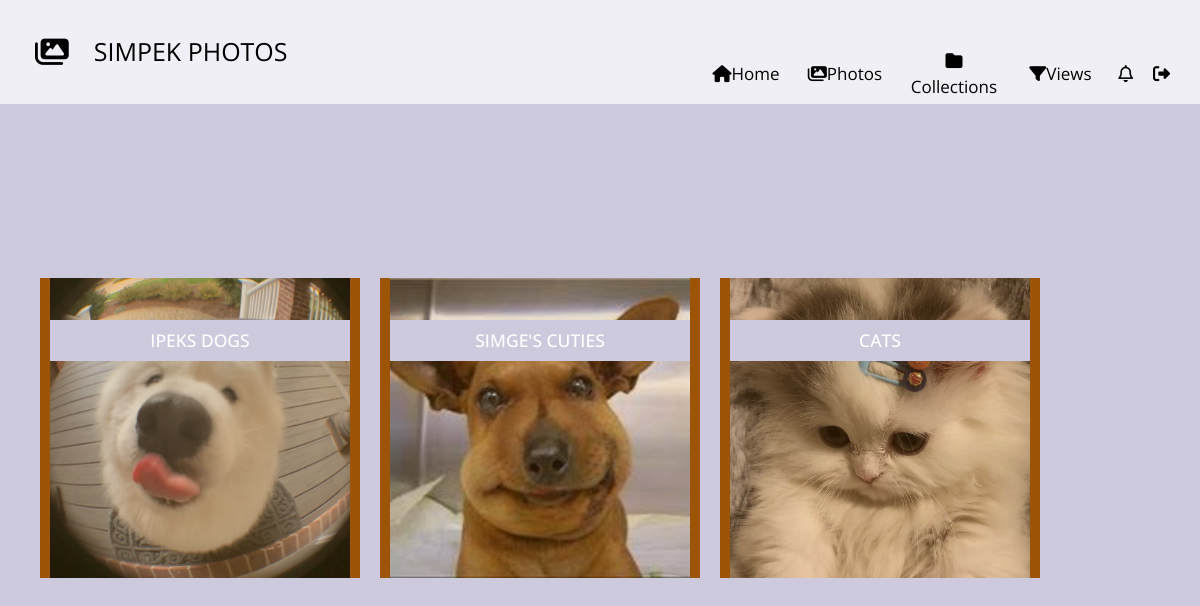
Before: /shared-photo-library/views (signed in) with the older database file.
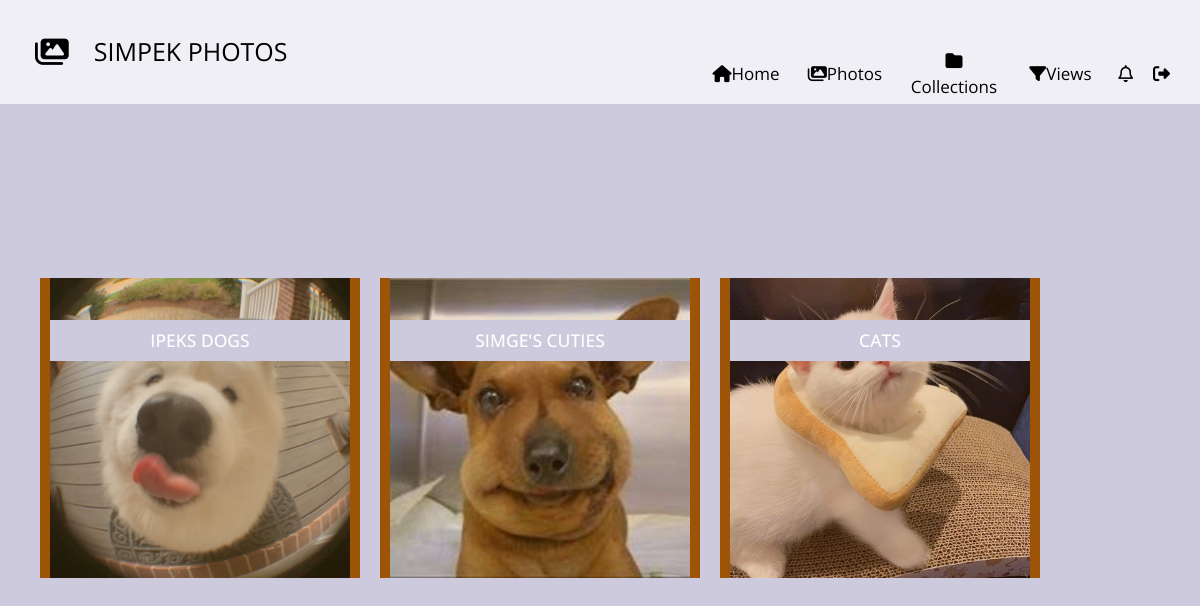
After: the same page with the newer database file.
### shared_photo_library/models.py (models this page shows, shortened)
class FilterView(models.Model):
    owner = models.ForeignKey(User, on_delete=models.CASCADE, related_name='view_owner')
    collection = models.ForeignKey(Collection, on_delete=models.CASCADE, related_name='attached_to')
    view_name = models.CharField(max_length=100)
    shared_users = models.ManyToManyField(User, related_name='shared_views')
    tags = models.CharField(max_length=100, null=True)
    conjunctive = models.BooleanField(default=False)
    login_required = models.BooleanField(default=True)
    location_rect = models.CharField(max_length=100, null=True)
    start_time = models.DateTimeField(null=True)
    end_time = models.DateTimeField(null=True)
    created_date = models.DateTimeField(default=timezone.now)
    photos = models.ManyToManyField(Photo, related_name='view_photos')
    cover = models.ImageField(default='empty_col.jpg')

### shared_photo_library/views.py (the view, shortened to what this page needs)
# urls.py: path('views', Filter.as_view(), name="views"),
class Filter(LoginRequiredMixin, View):
    def get(self, request):
        logged_in_user = request.user
        users_views = list(FilterView.objects.filter(owner=logged_in_user).annotate(photo_number=Count('photos')))
        shared_views = list(FilterView.objects.filter(shared_users=logged_in_user).annotate(photo_number=Count('photos')))
        views = users_views + shared_views
        return render(request, 'shared_photo_library/views.html',
                      {'user': logged_in_user, 'users_views': users_views, 'shared_views': shared_views,
                       'views': views})

### shared_photo_library/templates/shared_photo_library/views.html (shortened to what this page needs)
{% extends 'index.html' %}
{% load static %}
{% load crispy_forms_tags %}
{% block head %}
    <link rel="stylesheet" href="{% static 'css/my_profile.css' %}?v1.2">
{% endblock %}
{% block content %}
    <li class="selected">
        <div class="cd-full-width">
            <div class="container-fluid js-tm-page-content" data-page-no="5" >
                <br><br><br>
                <div class="container">
                    <div id="views" class="row">
                            {% for view in views %}
                                <div id="view-{{ view.id }}" class="grid-item">
                                    <figure class="effect-bubba">
                                        <img class="img-fluid tm-img cover" src="{{ view.cover.url }}" alt="Image"  style="height:300px; width:300px;">
                                        <figcaption>
                                        <h3 style="background-color: #cdcadd; width: 300px; padding-bottom: 10px; padding-top: 10px" class="tm-figure-title" ><span>{{ view.view_name }}</span></h3>
                                    </figcaption>
                                    </figure>
                                </div>
                            {%endfor  %}
                        </div>
                </div>
            </div>
        </div>
    </li>
{% endblock %}

Changed rows visible on the page:
changed FilterView "CATS": cover: a different picture
